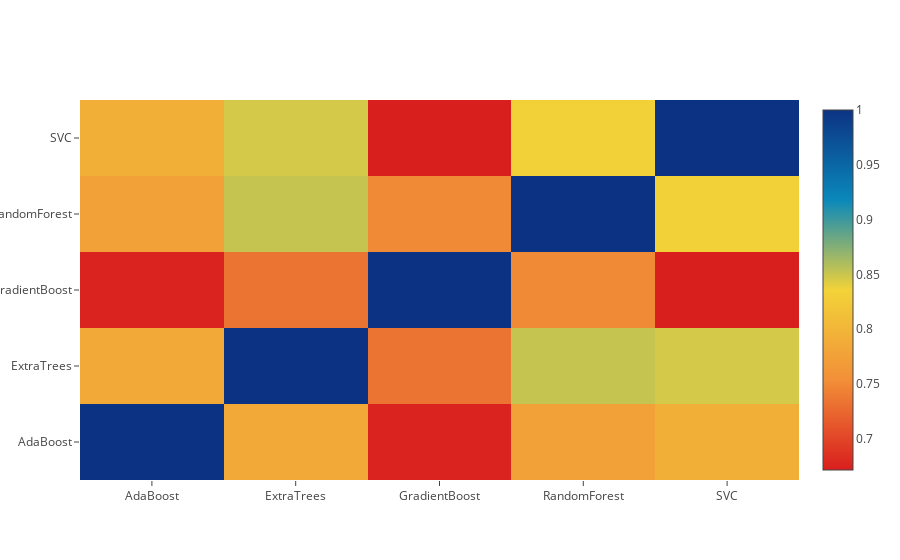

Here is the notebook cell this chart was saved with:
### Code cell
py.iplot([go.Heatmap(x=base_predictions_train.columns.values,
                     y=base_predictions_train.columns.values,
                     z=base_predictions_train.astype(float).corr().values,
                     colorscale='Portland', showscale=True, reversescale=True)])

### Figure 1 — Plotly figure (JSON) as saved in the notebook; plotly's stock layout.template omitted (floating-point values rounded to 4 significant figures)
{"data": [{"colorscale": "Portland", "reversescale": true, "showscale": true, "type": "heatmap", "x": ["AdaBoost", "ExtraTrees", "GradientBoost", "RandomForest", "SVC"], "y": ["AdaBoost", "ExtraTrees", "GradientBoost", "RandomForest", "SVC"], "z": [[1, 0.7844, 0.6742, 0.7746, 0.7927], [0.7844, 1, 0.7336, 0.8516, 0.8462], [0.6742, 0.7336, 1, 0.7498, 0.6714], [0.7746, 0.8516, 0.7498, 1, 0.8338], [0.7927, 0.8462, 0.6714, 0.8338, 1]]}], "layout": {}}
